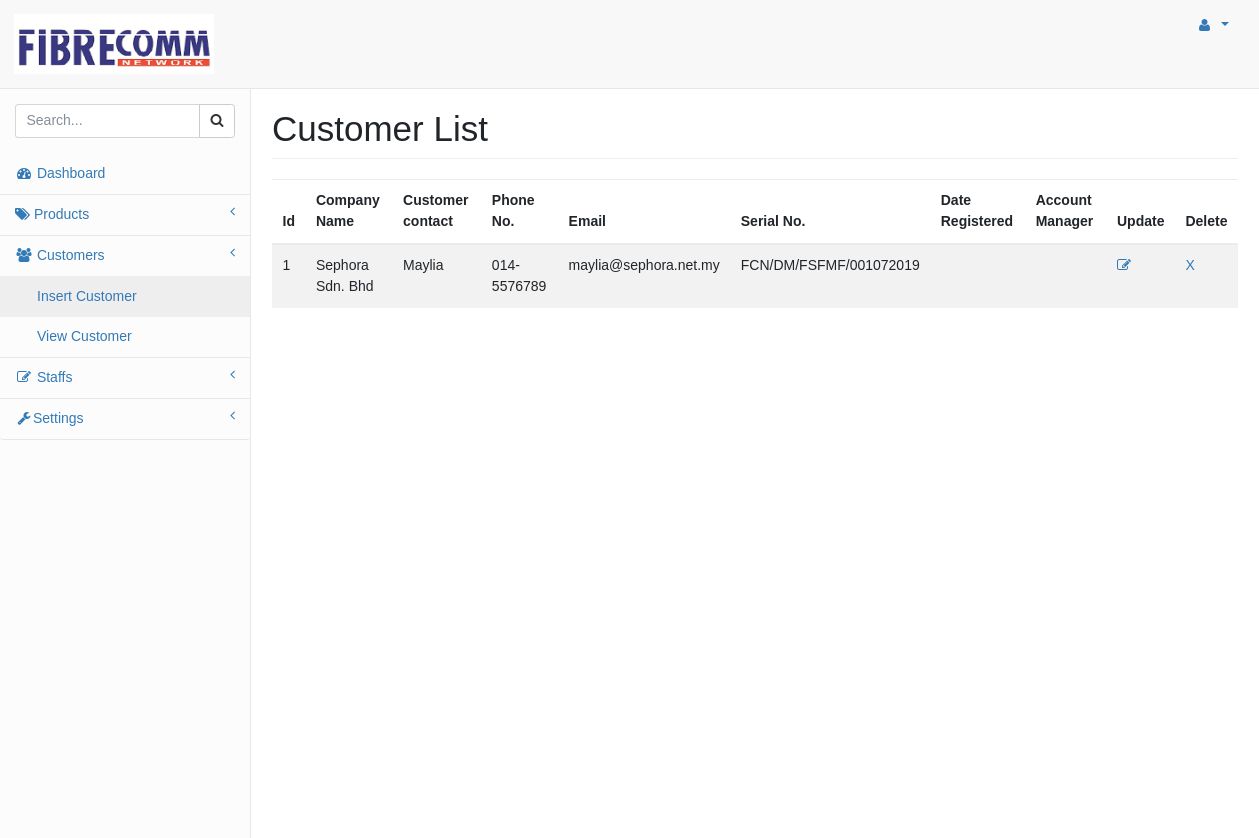
The page /customer_add.php (signed in) on the database its author committed.
### tables this page shows
CREATE TABLE `addcustdb` (
  `ccompanyid` int(50) NOT NULL,
  `ccompany` varchar(255) NOT NULL,
  `ccontactperson` varchar(255) NOT NULL,
  `cmobile` varchar(255) NOT NULL,
  `cemail` varchar(255) NOT NULL,
  `serial_idnum` varchar(255) NOT NULL,
  `user_id` int(11) NOT NULL
);

### customer_add.php (the view, shortened to what this page needs)
<?php
include "includes/db.php";
include "pages/includes/db1.php";
?>
<?php include "includes/header.php"; ?>
    <?php include "includes/top_navigation.php"; ?>
    <?php include "includes/side_navigation.php"; ?>
        <div id="page-wrapper" class="p-4">
            <div class="row">
                <div class="col-lg-12">
                    <h1 class="page-header">Customer List</h1>
                </div>
            </div>
            <div class="row">
            	<div class="col-lg-12">
            		<table class="table table-striped">
            			<thead>
            				<tr>
            					<th>Id</th>
            					<th>Company Name</th>
            					<th>Customer contact</th>
            					<th>Phone No. </th>
            					<th>Email</th>
                                <th>Serial No.</th>
            					<th>Date Registered</th>
                                <th>Account Manager</th>
            					<th>Update</th>
            					<th>Delete</th>
            				</tr>
            			</thead>
            			<tbody>
            				<?php
                            $query = $conn->query("SELECT * FROM addcustdb ORDER BY ccompanyid DESC");
                            $count = 1;
                            while ($row = $query->fetch_assoc()) {
                                $id = $row['ccompanyid'];
                                $user_id = $row['user_id'];
                                $sql = $conn1->query("SELECT * FROM users WHERE id=$user_id");
                                $fetch = $sql->fetch_assoc();
                                $username = $fetch['username'];
                                echo "<tr>";
                                echo "<td>$count</td>";
                                echo "<td>".$row['ccompany']."</td>";
                                echo "<td>".$row['ccontactperson']."</td>";
                                echo "<td>".$row['cmobile']."</td>";
                                echo "<td>".$row['cemail']."</td>";
                                echo "<td>".$row['serial_idnum']."</td>";
                                echo "<td></td>";
                                echo "<td>$username</td>";
                                echo "<td><a href=\"updatecustadmin.php?id=$id\"><i class=\"fa fa-edit\"></i></a></td>";
                                echo "<td><a href=\"delcustadmin.php\">X</a></td>";
                                echo "</tr>";"<td><a href=\"delcustadmin.php?id=$id\" onclick=\"return confirm('Are you sure you want to delete this order?')\">X</a></td>";
                                $count++;
                            }
                             ?>
            			</tbody>
            		</table>
            	</div>
            </div>
            </div>
        </div>
    </div>
</body>
</html>

### css/sb-admin-2.css (style rules this page uses)
html { font-size: 14px; }
body { background-color: #f8f8f857; }
a { color: #337ab7; }
.page-header { padding-bottom: 9px; margin: 0px 0 20px; border-bottom: 1px solid #eee; }
#page-wrapper { padding: 0 15px; min-height: 568px; background-color: white; width: 100%; }
@media (min-width: 768px) { #page-wrapper { padding: 0 30px; border-left: 1px solid #e7e7e7; } }

### includes/header.php (style rules this page uses)
body { font-family: Arial, Helvetica, sans-serif; }
* { box-sizing: border-box; }

### rows shown on the page
addcustdb: ccompany "Sephora Sdn. Bhd", ccontactperson "Maylia", cmobile "014-5576789", cemail "maylia@sephora.net.my", serial_idnum "FCN/DM/FSFMF/001072019"
